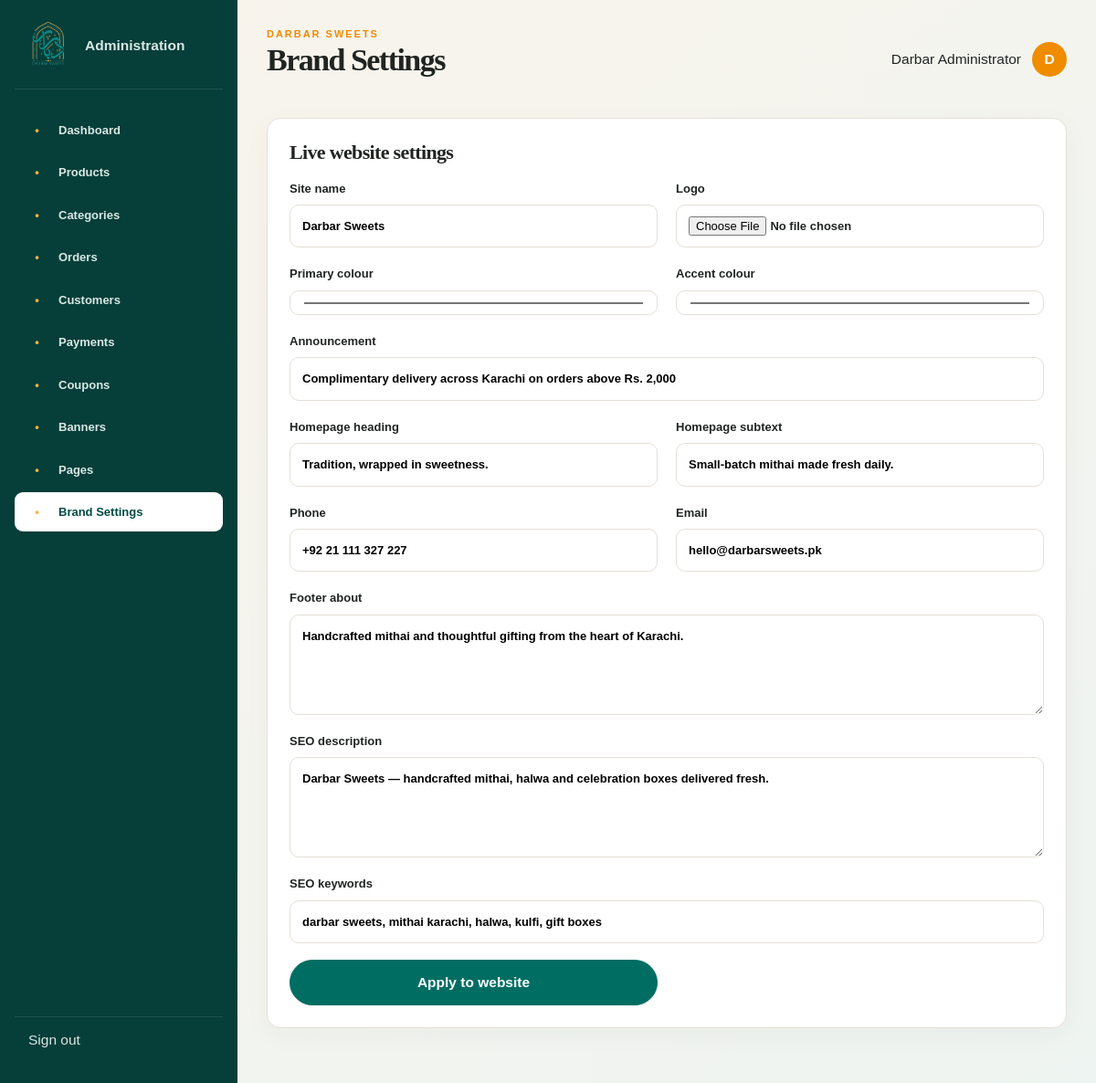
Screenshot of /admin/index.php?section=settings (signed in) with the database file from the repository.
### tables this page shows
CREATE TABLE settings(id INT UNSIGNED AUTO_INCREMENT PRIMARY KEY,setting_key VARCHAR(120) UNIQUE NOT NULL,setting_value LONGTEXT,setting_group VARCHAR(60) DEFAULT 'general');

### admin/index.php (the view, shortened to what this page needs)
<?php
session_name('darbar_admin');session_start();require dirname(__DIR__).'/includes/db.php';
function ae($v):string{return htmlspecialchars((string)$v,ENT_QUOTES,'UTF-8');}
function setting(string $key,string $fallback=''):string{global $pdo;if(!$pdo)return $fallback;$q=$pdo->prepare('SELECT setting_value FROM settings WHERE setting_key=?');$q->execute([$key]);return (string)($q->fetchColumn()?:$fallback);}
function token():string{$_SESSION['admin_csrf']??=bin2hex(random_bytes(32));return $_SESSION['admin_csrf'];}
?><?php
$section=preg_replace('/[^a-z-]/','',$_GET['section']??'dashboard');$labels=['dashboard'=>'Dashboard','products'=>'Products','categories'=>'Categories','orders'=>'Orders','customers'=>'Customers','payments'=>'Payments','coupons'=>'Coupons','banners'=>'Banners','pages'=>'Pages','settings'=>'Brand Settings'];$title=$labels[$section]??'Dashboard';$editId=(int)($_GET['edit']??0);
$stats=['orders'=>0,'revenue'=>0,'customers'=>0,'pending'=>0,'products'=>0,'low_stock'=>0,'average'=>0,'paid'=>0];
if($pdo){
 $stats['orders']=$pdo->query('SELECT COUNT(*) FROM orders')->fetchColumn();
 $stats['revenue']=$pdo->query("SELECT COALESCE(SUM(total),0) FROM orders WHERE status!='cancelled'")->fetchColumn();
 $stats['customers']=$pdo->query('SELECT COUNT(*) FROM users')->fetchColumn();
 $stats['pending']=$pdo->query("SELECT COUNT(*) FROM orders WHERE status='pending'")->fetchColumn();
 $stats['products']=$pdo->query('SELECT COUNT(*) FROM products WHERE is_active=1')->fetchColumn();
 $stats['low_stock']=$pdo->query('SELECT COUNT(*) FROM products WHERE is_active=1 AND stock<=10')->fetchColumn();
 $stats['average']=$pdo->query("SELECT COALESCE(AVG(total),0) FROM orders WHERE status!='cancelled'")->fetchColumn();
 $stats['paid']=$pdo->query("SELECT COALESCE(SUM(amount),0) FROM payments WHERE status='paid'")->fetchColumn();
}
?><!doctype html><html><head><meta charset="utf-8"><meta name="viewport" content="width=device-width"><link rel="stylesheet" href="../assets/css/style.css"><link rel="stylesheet" href="style.css"><title><?=ae($title)?> · Darbar Admin</title></head><body class="admin-shell"><aside class="admin-sidebar"><a class="admin-logo" href="index.php"><img src="../uploads/logo/darbar-sweets-logo.png"><span>Administration</span></a><nav><?php foreach($labels as $k=>$v):?><a class="<?=$section===$k?'active':''?>" href="?section=<?=$k?>"><i>•</i><?=$v?></a><?php endforeach?></nav><a class="logout" href="?logout=1">Sign out</a></aside><main class="admin-main"><header class="admin-top"><div><span class="eyebrow">Darbar Sweets</span><h1><?=ae($title)?></h1></div><div class="admin-user"><span><?=ae($_SESSION['admin_name'])?></span><b><?=ae(substr($_SESSION['admin_name'],0,1))?></b></div></header><?php if($flash):?><p class="admin-notice success"><?=ae($flash)?></p><?php endif?><?php if($error):?><p class="admin-notice error"><?=ae($error)?></p><?php endif?>
<?php if($section==='dashboard'):?><div class="stats"><?php foreach([['Total orders',$stats['orders']],['Total revenue','Rs. '.number_format((float)$stats['revenue'])],['Customers',$stats['customers']],['Pending orders',$stats['pending']],['Active products',$stats['products']],['Low stock',$stats['low_stock']],['Average order','Rs. '.number_format((float)$stats['average'])],['Paid amount','Rs. '.number_format((float)$stats['paid'])]] as $s):?><article><span><?=$s[0]?></span><strong><?=$s[1]?></strong></article><?php endforeach?></div><section class="panel"><h2>Live website control</h2><p><?=$pdo?'Connected to MySQL database <strong>darbar_sweets</strong>. Products, categories, banners, orders, customers, coupons and branding saved here publish directly to the storefront.':'Database connection failed. Check includes/db.php and confirm MySQL is running.'?></p></section>
<?php elseif($section==='settings'):?><section class="panel"><h2>Live website settings</h2><form method="post" enctype="multipart/form-data" class="admin-form-grid"><input type="hidden" name="csrf" value="<?=token()?>"><input type="hidden" name="action" value="settings_save"><input type="hidden" name="old_logo" value="<?=ae(setting('logo','uploads/logo/darbar-sweets-logo.png'))?>"><label>Site name<input name="site_name" value="<?=ae(setting('site_name','Darbar Sweets'))?>"></label><label>Logo<input type="file" name="logo"></label><label>Primary colour<input type="color" name="color_primary" value="<?=ae(setting('color_primary','#006d63'))?>"></label><label>Accent colour<input type="color" name="color_secondary" value="<?=ae(setting('color_secondary','#ef8c00'))?>"></label><label class="wide">Announcement<input name="announcement" value="<?=ae(setting('announcement','Complimentary delivery across Karachi on orders above Rs. 2,000'))?>"></label><label>Homepage heading<input name="hero_heading" value="<?=ae(setting('hero_heading','Tradition, wrapped in sweetness.'))?>"></label><label>Homepage subtext<input name="hero_subtitle" value="<?=ae(setting('hero_subtitle','Small-batch mithai made fresh daily.'))?>"></label><label>Phone<input name="contact_phone" value="<?=ae(setting('contact_phone'))?>"></label><label>Email<input name="contact_email" value="<?=ae(setting('contact_email'))?>"></label><label class="wide">Footer about<textarea name="footer_about"><?=ae(setting('footer_about','Handcrafted mithai from Karachi.'))?></textarea></label><label class="wide">SEO description<textarea name="seo_site_description"><?=ae(setting('seo_site_description','Darbar Sweets — handcrafted mithai, halwa and celebration boxes delivered fresh.'))?></textarea></label><label class="wide">SEO keywords<input name="seo_keywords" value="<?=ae(setting('seo_keywords','darbar sweets, mithai karachi, halwa, kulfi, gift boxes'))?>"></label><button class="btn">Apply to website</button></form></section><?php endif?></main></body></html>

### assets/css/style.css (style rules this page uses)
:root { --color-primary:#006d63;--color-primary-deep:#004b44;--color-secondary:#ef8c00;--color-accent:#d7a52a;--color-dark:#202522;--color-muted:#69716d;--color-light-bg:#faf7f2;--color-surface:#fff;--color-border:#e5e0d8;--color-success:#2e7d32;--color-danger:#c62828;--shadow:0 20px 60px rgba(29,44,37,.1);--radius:18px;--font-head:"Playfair Display",serif;--font-body:"DM Sans",sans-serif }
* { box-sizing:border-box }
html { scroll-behavior:smooth }
body { margin:0;color:var(--color-dark);background:var(--color-light-bg);font:15.5px/1.65 var(--font-body);-webkit-font-smoothing:antialiased }
img { max-width:100%;display:block }
a { color:inherit;text-decoration:none }
button,input,select,textarea { font:inherit }
h1,h2,h3 { font-family:var(--font-head);line-height:1.15;margin:0 0 16px }
h1 { font-size:clamp(42px,6vw,78px);letter-spacing:-.045em }
h2 { font-size:clamp(30px,4vw,48px);letter-spacing:-.03em }
.eyebrow { text-transform:uppercase;letter-spacing:.18em;font-weight:700;color:var(--color-secondary);font-size:11px;display:block;margin-bottom:14px }
.btn { display:inline-flex;align-items:center;justify-content:center;min-height:50px;padding:0 24px;border:1px solid var(--color-primary);border-radius:100px;background:var(--color-primary);color:#fff;font-weight:700;cursor:pointer;transition:.22s transform,.22s background,.22s box-shadow }
label { display:grid;gap:7px;font-weight:600;font-size:13px;margin-bottom:18px }
input,select,textarea { width:100%;border:1px solid var(--color-border);border-radius:10px;background:#fff;padding:12px 13px;outline:0;transition:.2s }
textarea { min-height:110px;resize:vertical }

### admin/style.css (style rules this page uses)
.admin-shell { background:#f3f5f3 }
.admin-sidebar { position:fixed;inset:0 auto 0 0;width:260px;background:#063e39;color:#d9e8e5;padding:22px 16px;display:flex;flex-direction:column }
.admin-logo { display:flex;align-items:center;gap:12px;padding:0 10px 20px;border-bottom:1px solid rgba(255,255,255,.1) }
.admin-logo img { width:55px;height:55px;object-fit:contain;mix-blend-mode:screen }
.admin-logo span { font-weight:700 }
.admin-sidebar nav { padding:20px 0;overflow:auto }
.admin-sidebar nav a { display:flex;align-items:center;gap:13px;padding:11px 14px;margin:3px 0;border-radius:9px;font-weight:600;font-size:13px }
.admin-sidebar nav a i { width:21px;text-align:center;font-style:normal;color:#f9b33b }
.admin-sidebar nav a:hover,.admin-sidebar nav a.active { background:#fff;color:var(--color-primary-deep) }
.logout { margin-top:auto;padding:12px 15px;border-top:1px solid rgba(255,255,255,.1) }
.admin-main { margin-left:260px;padding:28px 32px 60px }
.admin-top { display:flex;align-items:center;justify-content:space-between;margin-bottom:28px }
.admin-top h1 { font-size:34px }
.admin-top .eyebrow { margin:0 }
.admin-user { display:flex;align-items:center;gap:12px }
.admin-user b { display:grid;place-items:center;width:38px;height:38px;border-radius:50%;background:var(--color-secondary);color:#fff }
.stats article,.panel { background:#fff;border:1px solid var(--color-border);border-radius:15px;box-shadow:0 8px 30px rgba(20,50,40,.04) }
.panel { padding:24px }
.panel h2 { font-size:22px }
.admin-form-grid { display:grid;grid-template-columns:1fr 1fr;gap:0 20px }
.admin-form-grid .wide { grid-column:1/-1 }
.logout { cursor:pointer }

### admin/premium-admin.css (style rules this page uses)
:root { --ink:#102d2a;--paper:#fbf7ef;--teal:#006f67;--orange:#ef8a00 }
.admin-main { background:linear-gradient(135deg,#f8f4ec,#eef4f1);min-height:100vh }
.eyebrow { display:block;color:var(--orange);font-size:11px;font-weight:800;letter-spacing:.18em;margin-bottom:5px }

### rows the page displays
settings: site_name "Darbar Sweets"
settings: color_primary "#006d63"
settings: color_secondary "#ef8c00"
settings: announcement "Complimentary delivery across Karachi on orders above Rs. 2,000"
settings: hero_heading "Tradition, wrapped in sweetness."
settings: hero_subtitle "Small-batch mithai made fresh daily."
settings: contact_phone "+92 21 111 327 227"
settings: contact_email "hello@darbarsweets.pk"
settings: footer_about "Handcrafted mithai and thoughtful gifting from the heart of Karachi."

### other values shown
$v "Dashboard"
$v "Products"
$v "Categories"
$v "Orders"
$v "Customers"
$v "Payments"
$v "Coupons"
$v "Banners"
$v "Pages"
$v "Brand Settings"
ae($title) "Brand Settings"
ae($_SESSION['admin_name']) "Darbar Administrator"
ae(substr($_SESSION['admin_name'],0,1)) "D"
